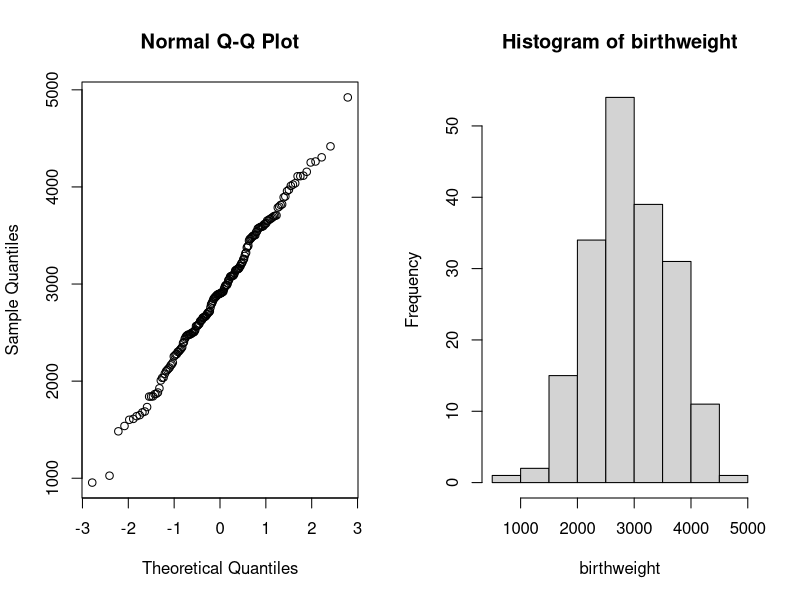
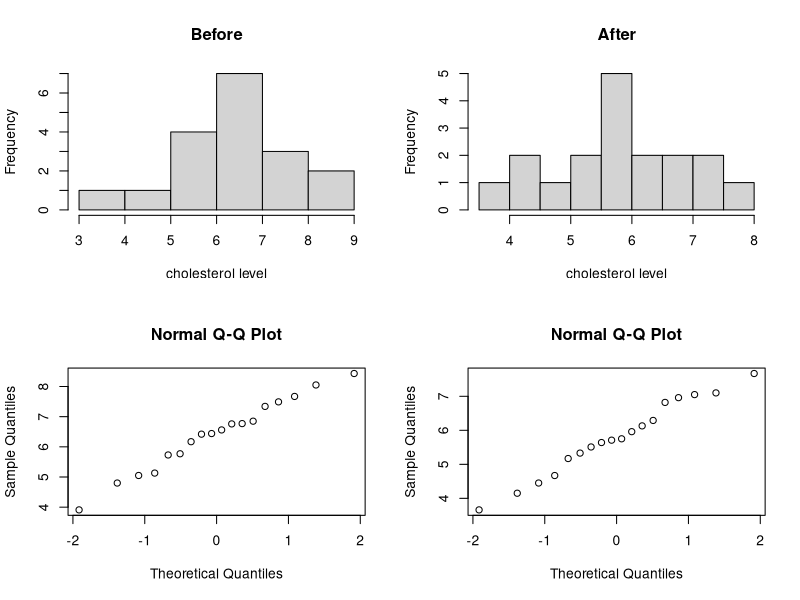
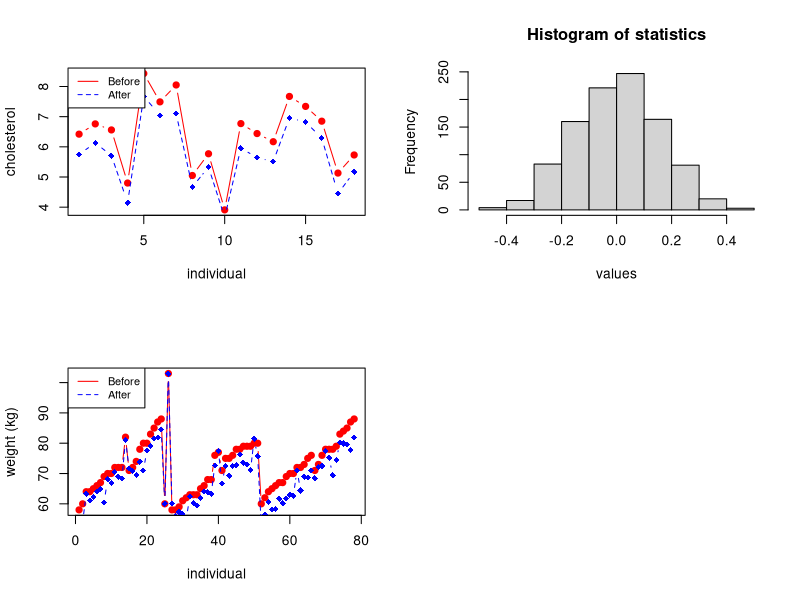
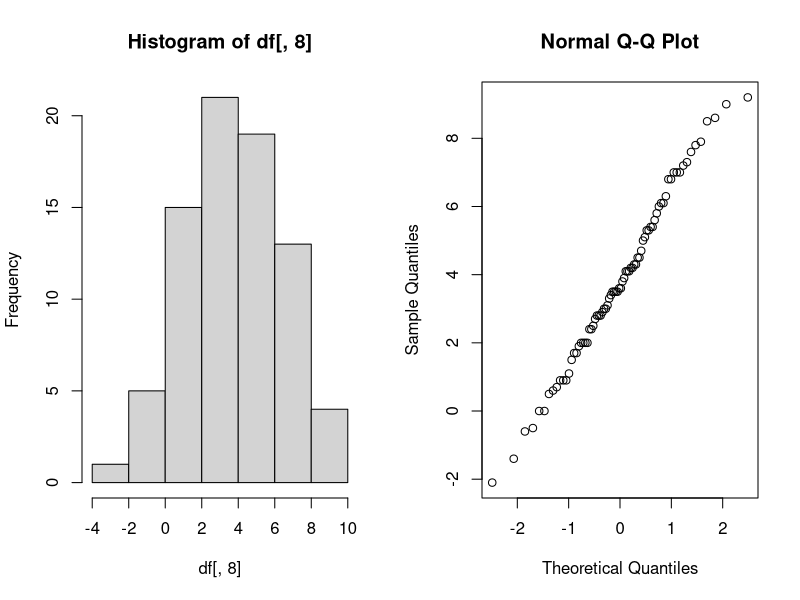
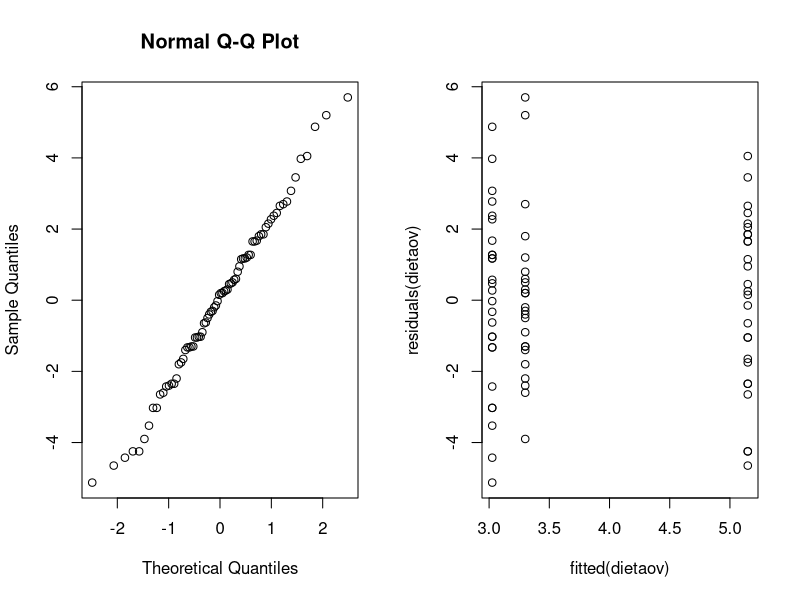
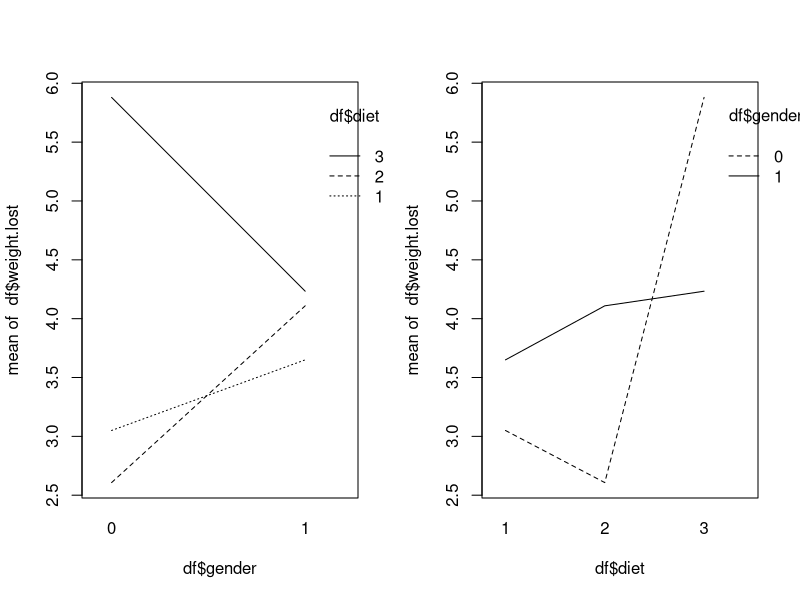
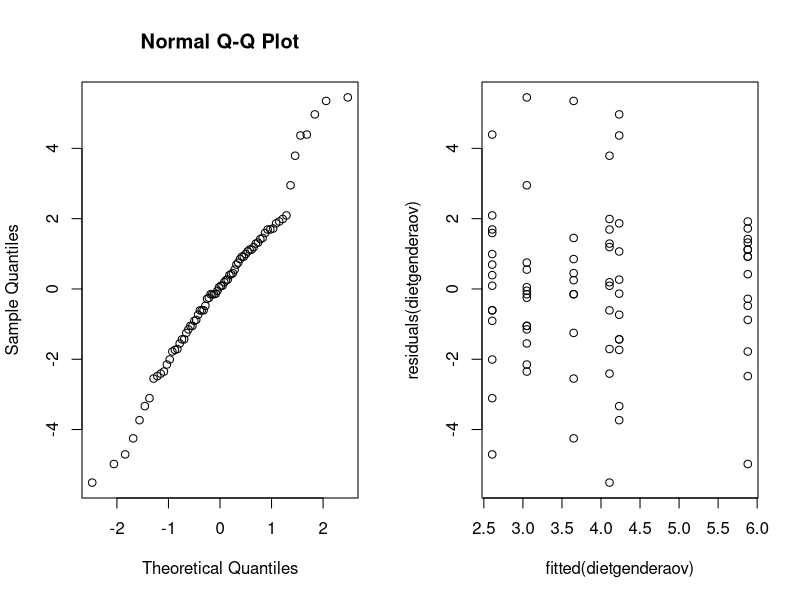
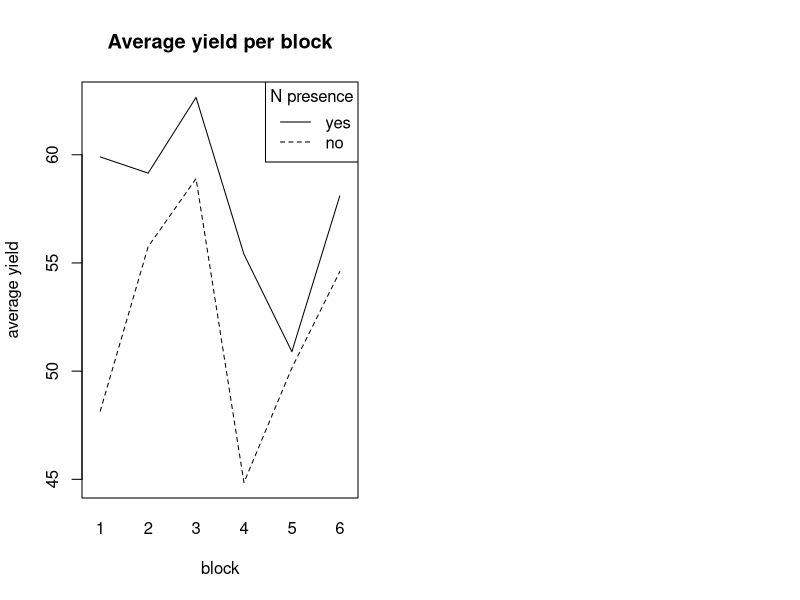

The R source for these figures, in order:
## ---- chunk 1
# set up global R options
options(digits = 3)

# set up knitr global chunk options
knitr::opts_chunk$set(fig.height = 3)
## ---- chunk 2
birthweight <- readLines("data/birthweight.txt")
birthweight <- as.double(birthweight[2:length(birthweight)])
birthweight
## ---- chunk 3
birthweight_mean <- mean(birthweight)
birthweight_mean
## ---- chunk 4
par(mfrow=c(1,2))
qqnorm(y = birthweight)
hist(birthweight)
## ---- chunk 5
t.test(birthweight, conf.level = 0.96)
## ---- chunk 6
B <- 1000
alpha <- 0.04
T_star <- numeric(B)

for(i in 1:B) {
  X_star <- sample(birthweight, replace = TRUE)
  T_star[i] <- mean(X_star)
}

T_star_q2 <- quantile(T_star, alpha/2)
T_star_q98 <- quantile(T_star, 1 - alpha/2)

c(2*birthweight_mean - T_star_q98, 2*birthweight_mean - T_star_q2)
## ---- chunk 7
t.test(birthweight, alternative = "greater", mu=2800)
## ---- chunk 8
greater_weight <- as.integer(birthweight > 2800)
binom.test(sum(greater_weight), length(greater_weight), p=0.5, alt="g")
## ---- chunk 9
B=1000; n=188 ; mu = 2900; stdev = sd(birthweight);
psign=numeric(B)
pttest=numeric(B)
for(i in 1:B) {
  x=rnorm(n, mean=mu, sd=stdev)
  pttest[i]=t.test(x, alternative = "g", mu=2800)[[3]]
  psign[i]=binom.test(sum(x>2800), n, p=0.5)[[3]]
}
## ---- chunk 10
sum(pttest<0.05)/B
## ---- chunk 11
sum(psign<0.05)/B
## ---- chunk 12

## ---- chunk 13
prop.test(c(61, 65), c(95, 93))
## ---- chunk 14
df <- as.data.frame(read.table("data/cholesterol.txt", header=TRUE))
head(df)
## ---- chunk 15
par(mfrow=c(2, 2))
hist(df[, 1], main="Before", xlab="cholesterol level")
hist(df[, 2], main="After", xlab="cholesterol level")
qqnorm(df[, 1])
qqnorm(df[, 2])
## ---- chunk 16
shapiro.test(df[, 1])
shapiro.test(df[, 2])
## ---- chunk 17
# Create a first line
plot(1:length(df[, 1]), df[, 1], type = "b", pch=19, col = "red", xlab = "individual", ylab = "cholesterol")
lines(1:length(df[, 2]), df[, 2], pch=18, col = "blue", type = "b", lty=2)
legend("topleft", legend=c("Before", "After"), col=c("red", "blue"), lty = 1:2, cex=0.8)
## ---- chunk 18
cor.test(df[, 1], df[, 2], method="pearson")
## ---- chunk 19
t.test(df[, 1], df[, 2], paired=2)
## ---- chunk 20
diff_mean <- function(x, y) {
  return(mean(x-y))
}

stats <- diff_mean(df[, 1], df[, 2])

B <- 1000
t_star <- numeric(B)

for (i in 1:B) {
  diff_star <- t(apply(cbind(df[, 1], df[, 2]), 1, sample))
  t_star[i] <- diff_mean(diff_star[, 1], diff_star[, 2])
}

hist(t_star, main="Histogram of statistics", xlab="values")
lines(rep(stats, 2), c(0, 50), col="red", lwd=2)
## ---- chunk 21
# calculating p-value
pl <- sum(t_star < stats) / B
pr <- sum(t_star > stats) / B

p <- 2*min(pl, pr)
print(paste("P-value =", p))
## ---- chunk 22
mu <- mean(df[, 2])
s <- sd(df[, 2])
mu; s
## ---- chunk 23
theta_hat <- 2*mu - 3
print(paste("theta_hat =", theta_hat))
## ---- chunk 24
alpha <- 0.05

n <- length(df[, 2])
t_alpha <- qt(1 - alpha/2, df=n)
theta_l <- theta_hat - t_alpha*s/sqrt(n)
theta_r <- theta_hat + t_alpha*s/sqrt(n)

c(theta_l, theta_r)
## ---- chunk 25
t <- max(df[, 2]); n <- length(df[, 2])

for (theta in 3:12) {
  B <- 1000
  t_star <- numeric(B)
  
  for (i in 1:B) {
    x_star <- runif(n, min = 3, max = theta)
    t_star[i] <- max(x_star)
  }
  
  pl <- sum(t_star < t)/B
  pr <- sum(t_star > t)/B
  
  p <- 2* min(pl, pr)
  print(paste("Theta =", theta, ", ", p))
}
## ---- chunk 26
ks.test(df[, 2], runif(100000, min = 3, max = 8))
## ---- chunk 27
less_chol <- as.integer(df[, 2] < 6)
binom.test(sum(less_chol), length(less_chol), p=0.5, alt="g")
## ---- chunk 28
less_chol <- as.integer(df[, 2] < 4.5)
binom.test(sum(less_chol),length(less_chol),p=0.25, alt="l")
## ---- chunk 29
df <- as.data.frame(read.table("data/diet.txt", header=TRUE))
df["weight.lost"] <- df["preweight"] - df["weight6weeks"]
head(df)
## ---- chunk 30
plot(1:length(df[,5]), df[,5], type = "b", pch=19, col = "red", xlab = "individual", ylab = "weight (kg)")
lines(1:length(df[,7]), df[,7], pch=18, col = "blue", type = "b", lty=2)
legend("topleft", legend=c("Before", "After"), col=c("red", "blue"), lty = 1:2, cex=0.8)
## ---- chunk 31
t.test(df[,5], df[,7], paired=TRUE)
## ---- chunk 32
par(mfrow=c(1, 2))
hist(df[,8])
qqnorm(df[,8])
## ---- chunk 33
shapiro.test(df[,8])
## ---- chunk 34
df$diet <- as.factor(df$diet)
dietaov=lm(weight.lost~diet,data=df)
anova(dietaov)
summary(dietaov)
## ---- chunk 35
par(mfrow=c(1,2))
qqnorm(residuals(dietaov))
plot(fitted(dietaov), residuals(dietaov))
## ---- chunk 36
kruskal.test(df$weight.lost, df$diet)
## ---- chunk 37
df$gender <- as.factor(df$gender)
dietgenderaov <- lm(weight.lost~gender*diet,data=df)
anova(dietgenderaov)
## ---- chunk 38
summary(dietgenderaov)
## ---- chunk 39
par(mfrow=c(1, 2))
interaction.plot(df$gender, df$diet, df$weight.lost)
interaction.plot(df$diet, df$gender, df$weight.lost)
## ---- chunk 40
genderaov <- lm(weight.lost~gender,data=df)
anova(genderaov)
summary(genderaov)
## ---- chunk 41
par(mfrow=c(1, 2))
qqnorm(residuals(dietgenderaov))
plot(fitted(dietgenderaov), residuals(dietgenderaov))
## ---- chunk 42
c(dietaov$coefficients[1], dietaov$coefficients[1] + dietaov$coefficients[2], dietaov$coefficients[1] + dietaov$coefficients[3])
## ---- chunk 43
require("MASS")
## ---- chunk 44
B <- 6; P <- 4; T <- 3

process <- c()
for (i in 1:B) {
  block <- c()
  for (tr in 1:T) {
    block <- cbind(block, as.numeric(sample(1:P) > 2))
  }
  process <- rbind(process, block)
}

process <- t(process)
rownames(process) <- c("N", "P", "K")
colnames(process) <- paste0(rep(1:6, each=4), paste0(".", rep(1:4, 6)))
process
## ---- chunk 45
interaction.plot(npk$block, npk$N, npk$yield, ylab='average yield', xlab='block', main='Average yield per block', legend=FALSE)
legend("topright", c("yes", "no"), title="N presence", lwd=1, lty=c(1, 2))
## ---- chunk 46
n_block_lm <- lm(yield~block*N, data=npk)
anova(n_block_lm)
## ---- chunk 47
summary(n_block_lm)
## ---- chunk 48
lm <- lm(yield~block+N, data=npk)
anova(lm)
## ---- chunk 49
par(mfrow=c(1, 2))
qqnorm(residuals(lm))
plot(fitted(lm), residuals(lm))
## ---- chunk 50
npklm1 <- lm(yield~P + K + block*N, data=npk)
npklm2 <- lm(yield~N + K + block*P, data=npk)
npklm3 <- lm(yield~N + P + block*K, data=npk)
npklm4 <- lm(yield~block + N + P + K, data=npk)
npklm5 <- lm(yield~N + P + K, data=npk)
## ---- chunk 51
print('Y ~ P + K + block*N')
anova(npklm1)
## ---- chunk 52
print('Y ~ N + K + block*P')
anova(npklm2)
## ---- chunk 53
print('Y ~ N + P + block*K')
anova(npklm3)
## ---- chunk 54
print('Y ~ block + N + P + K')
anova(npklm4)
## ---- chunk 55
npklm5 <- lm(yield~block + N + K, data=npk)
anova(npklm5)
## ---- chunk 56
par(mfrow=c(1, 2))
qqnorm(residuals(npklm4))
plot(fitted(npklm4), residuals(npklm4))
## ---- chunk 57
par(mfrow=c(1, 2))
qqnorm(residuals(npklm5))
plot(fitted(npklm5), residuals(npklm5))
## ---- chunk 58
require(lme4)
npklmer <- lmer(yield~N+(1|block), REML=FALSE, data=npk)
npklmer1 <- lmer(yield~(1|block), REML=FALSE, data=npk)
anova(npklmer1, npklmer)
